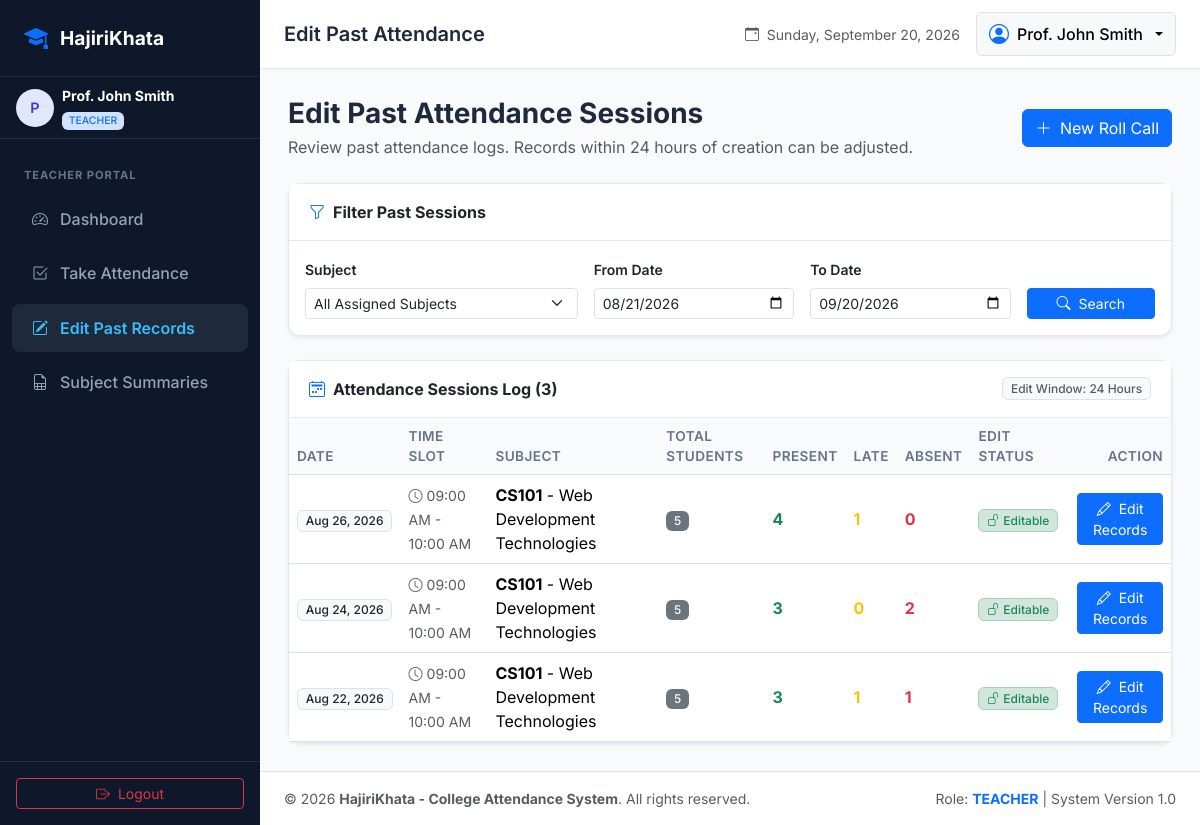
The page /teacher/edit_attendance.php (signed in) on the database its author committed.
### tables this page shows
CREATE TABLE `subjects` (
    `id` INT AUTO_INCREMENT PRIMARY KEY,
    `subject_code` VARCHAR(20) NOT NULL UNIQUE,
    `subject_name` VARCHAR(100) NOT NULL,
    `department_id` INT NOT NULL,
    `semester_id` INT NOT NULL,
    `credit_hours` INT DEFAULT 3,
    `created_at` TIMESTAMP DEFAULT CURRENT_TIMESTAMP,
    FOREIGN KEY (`department_id`) REFERENCES `departments`(`id`) ON DELETE CASCADE,
    FOREIGN KEY (`semester_id`) REFERENCES `semesters`(`id`) ON DELETE CASCADE
);

### includes/helpers.php (called while the page is built, shortened)
<?php
function e($value): string {
    return htmlspecialchars((string)($value ?? ''), ENT_QUOTES, 'UTF-8');
}
function clean_input($data): string {
    $data = trim((string)$data);
    $data = stripslashes($data);
    return $data;
}
function format_date(?string $date, string $format = 'M d, Y'): string {
    $timestamp = strtotime($date);
    return $timestamp ? date($format, $timestamp) : 'N/A';
}

### includes/auth.php (called while the page is built, shortened)
<?php
function can_edit_attendance(string $created_at, bool $is_admin = false): bool {
    $created_timestamp = strtotime($created_at);
    $diff_hours = (time() - $created_timestamp) / 3600;
    return $diff_hours <= ATTENDANCE_EDIT_HOURS;
}

### teacher/edit_attendance.php (the view, shortened to what this page needs)
<?php
require_once __DIR__ . '/../config/db.php';
require_once __DIR__ . '/../includes/auth.php';
require_once __DIR__ . '/../includes/helpers.php';
$user = current_user();
$teacher_id = $user['id'];
$from_date  = clean_input($_GET['from_date'] ?? date('Y-m-d', strtotime('-30 days')));
$to_date    = clean_input($_GET['to_date'] ?? date('Y-m-d'));
$where = ["a.teacher_id = :teach"];
$params = [':teach' => $teacher_id];
if (!empty($from_date)) {
    $where[] = "a.attendance_date >= :from_date";
    $params[':from_date'] = $from_date;
}
if (!empty($to_date)) {
    $where[] = "a.attendance_date <= :to_date";
    $params[':to_date'] = $to_date;
}
$where_clause = implode(" AND ", $where);
try {
    $stmt = $pdo->prepare("
        SELECT
            a.attendance_date,
            a.time_slot,
            s.id AS subject_id,
            s.subject_code,
            s.subject_name,
            COUNT(a.id) AS total_students,
            SUM(CASE WHEN a.status = 'Present' THEN 1 ELSE 0 END) AS present_count,
            SUM(CASE WHEN a.status = 'Late' THEN 1 ELSE 0 END) AS late_count,
            SUM(CASE WHEN a.status = 'Absent' THEN 1 ELSE 0 END) AS absent_count,
            MAX(a.created_at) AS created_at
        FROM attendance a
        JOIN subjects s ON a.subject_id = s.id
        WHERE {$where_clause}
        GROUP BY a.attendance_date, a.time_slot, s.id, s.subject_code, s.subject_name
        ORDER BY a.attendance_date DESC, a.created_at DESC
    ");
    $stmt->execute($params);
    $sessions = $stmt->fetchAll();
} catch (PDOException $e) {
    set_flash("Error fetching attendance sessions: " . $e->getMessage(), "danger");
    $sessions = [];
}
require_once __DIR__ . '/../includes/header.php';
?>
<div class="container-fluid px-0">
    <div class="d-flex flex-column flex-md-row justify-content-between align-items-md-center mb-4 gap-3">
        <div>
            <h3 class="fw-bold text-slate-900 mb-1">Edit Past Attendance Sessions</h3>
            <p class="text-muted mb-0">Review past attendance logs. Records within 24 hours of creation can be adjusted.</p>
        </div>
        <a href="take_attendance.php" class="btn btn-primary">
            <i class="bi bi-plus-lg me-1"></i> New Roll Call
        </a>
    </div>
    <div class="card shadow-sm mb-4">
        <div class="card-header bg-white fw-bold">
            <i class="bi bi-funnel text-primary me-2"></i>Filter Past Sessions
        </div>
        <div class="card-body">
            <form action="edit_attendance.php" method="GET" class="row g-3">
                <div class="col-md-4">
                    <label class="form-label small fw-semibold">Subject</label>
                    <select name="subject_id" class="form-select form-select-sm">
                        <option value="">All Assigned Subjects</option>
                    </select>
                </div>
                <div class="col-md-3">
                    <label class="form-label small fw-semibold">From Date</label>
                    <input type="date" name="from_date" class="form-control form-control-sm" value="<?= e($from_date) ?>">
                </div>
                <div class="col-md-3">
                    <label class="form-label small fw-semibold">To Date</label>
                    <input type="date" name="to_date" class="form-control form-control-sm" value="<?= e($to_date) ?>">
                </div>
                <div class="col-md-2 d-flex align-items-end">
                    <button type="submit" class="btn btn-primary btn-sm w-100">
                        <i class="bi bi-search me-1"></i> Search
                    </button>
                </div>
            </form>
        </div>
    </div>
    <div class="card shadow-sm">
        <div class="card-header bg-white d-flex justify-content-between align-items-center">
            <span class="fw-bold"><i class="bi bi-calendar2-week text-primary me-2"></i>Attendance Sessions Log (<?= count($sessions) ?>)</span>
            <span class="badge bg-light text-muted border">Edit Window: <?= ATTENDANCE_EDIT_HOURS ?> Hours</span>
        </div>
        <div class="card-body p-0">
            <div class="table-responsive">
                <table class="table table-hover align-middle mb-0">
                    <thead>
                        <tr>
                            <th>Date</th>
                            <th>Time Slot</th>
                            <th>Subject</th>
                            <th>Total Students</th>
                            <th>Present</th>
                            <th>Late</th>
                            <th>Absent</th>
                            <th>Edit Status</th>
                            <th class="text-end">Action</th>
                        </tr>
                    </thead>
                    <tbody>
                        <?php if (empty($sessions)): ?>
                            <tr>
                                <td colspan="9" class="text-center py-4 text-muted">No attendance sessions found matching the filter criteria.</td>
                            </tr>
                        <?php else: ?>
                            <?php foreach ($sessions as $sess):
                                $editable = can_edit_attendance($sess['created_at']);
                            ?>
                                <tr>
                                    <td><span class="badge bg-light text-dark border"><?= format_date($sess['attendance_date']) ?></span></td>
                                    <td><small class="text-muted"><i class="bi bi-clock me-1"></i><?= e($sess['time_slot']) ?></small></td>
                                    <td><strong><?= e($sess['subject_code']) ?></strong> - <?= e($sess['subject_name']) ?></td>
                                    <td><span class="badge bg-secondary"><?= $sess['total_students'] ?></span></td>
                                    <td><span class="text-success fw-bold"><?= $sess['present_count'] ?></span></td>
                                    <td><span class="text-warning fw-bold"><?= $sess['late_count'] ?></span></td>
                                    <td><span class="text-danger fw-bold"><?= $sess['absent_count'] ?></span></td>
                                    <td>
                                        <?php if ($editable): ?>
                                            <span class="badge bg-success-subtle text-success border border-success-subtle">
                                                <i class="bi bi-unlock me-1"></i>Editable
                                            </span>
                                        <?php else: ?>
                                            <span class="badge bg-secondary-subtle text-secondary border" title="Passed 24h limit">
                                                <i class="bi bi-lock-fill me-1"></i>Locked (>24h)
                                            </span>
                                        <?php endif; ?>
                                    </td>
                                    <td class="text-end">
                                        <?php if ($editable): ?>
                                            <a href="take_attendance.php?subject_id=<?= $sess['subject_id'] ?>&attendance_date=<?= $sess['attendance_date'] ?>&time_slot=<?= urlencode($sess['time_slot']) ?>" class="btn btn-sm btn-primary">
                                                <i class="bi bi-pencil me-1"></i> Edit Records
                                            </a>
                                        <?php else: ?>
                                            <a href="take_attendance.php?subject_id=<?= $sess['subject_id'] ?>&attendance_date=<?= $sess['attendance_date'] ?>&time_slot=<?= urlencode($sess['time_slot']) ?>" class="btn btn-sm btn-light border text-muted">
                                                <i class="bi bi-eye me-1"></i> View Only
                                            </a>
                                        <?php endif; ?>
                                    </td>
                                </tr>
                            <?php endforeach; ?>
                        <?php endif; ?>
                    </tbody>
                </table>
            </div>
        </div>
    </div>
</div>
<?php require_once __DIR__ . '/../includes/footer.php'; ?>

### assets/css/style.css (style rules this page uses)
:root { --primary-color: #3b82f6; --primary-hover: #2563eb; --sidebar-bg: #0f172a; --sidebar-color: #94a3b8; --sidebar-active-bg: #1e293b; --sidebar-active-text: #38bdf8; --sidebar-width: 260px; --card-shadow: 0 4px 6px -1px rgba(0, 0, 0, 0.07), 0 2px 4px -2px rgba(0, 0, 0, 0.05); --card-shadow-hover: 0 10px 15px -3px rgba(0, 0, 0, 0.1), 0 4px 6px -4px rgba(0, 0, 0, 0.05); --present-color: #10b981; --absent-color: #ef4444; --late-color: #f59e0b; }
body { font-family: 'Inter', system-ui, -apple-system, BlinkMacSystemFont, 'Segoe UI', Roboto, Oxygen, Ubuntu, Cantarell, sans-serif; background-color: #f8fafc; color: #1e293b; min-height: 100vh; }
.card { border: 1px solid #e2e8f0; border-radius: 0.75rem; box-shadow: var(--card-shadow); }
.card-header { background-color: #ffffff; border-bottom: 1px solid #e2e8f0; padding: 1rem 1.25rem; font-weight: 600; }
.table th { font-weight: 600; font-size: 0.85rem; text-transform: uppercase; letter-spacing: 0.03em; color: #64748b; background-color: #f8fafc; border-bottom-width: 1px; }
.badge { font-weight: 500; }

### rows shown on the page
subjects: attendance_date "Aug 26, 2026", time_slot "09:00 AM - 10:00 AM", subject_code "CS101", subject_name "Web Development Technologies", total_students "5", present_count "4", late_count "1", absent_count "0", attendance_date "Aug 24, 2026", present_count "3", late_count "0", absent_count "2", attendance_date "Aug 22, 2026", absent_count "1"

### other values the page prints
substr($user['full_name'] ?? 'U', 0, 1) "P"
$user['full_name'] "Prof. John Smith"
$user['role'] "TEACHER"
$page_title "Edit Past Attendance"
count($sessions) "3"
ATTENDANCE_EDIT_HOURS "24"
APP_NAME "HajiriKhata - College Attendance System"
$role "TEACHER"
